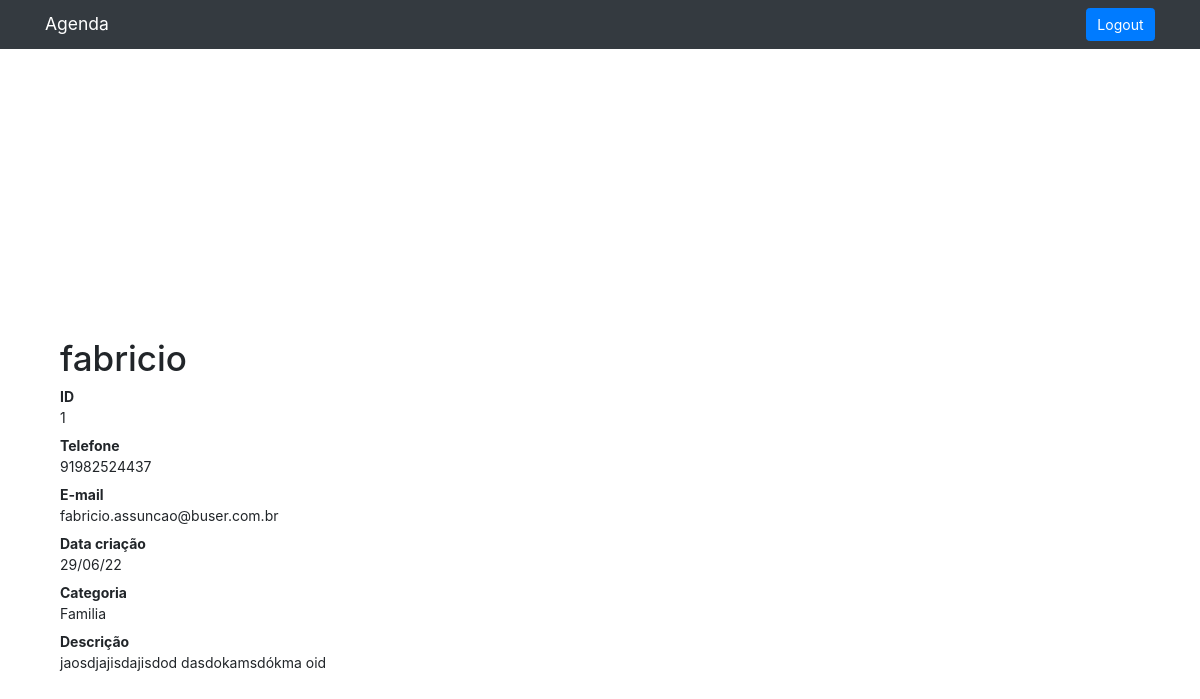
The page /1 (signed in) on the database its author committed.
### contatos/models.py (models this page shows, shortened)
class Contato(models.Model):
    nome = models.CharField(max_length=100)
    sobrenome = models.CharField(max_length=100, blank=True)
    email = models.EmailField(blank=True)
    telefone = models.CharField(max_length=15)
    descricao = models.TextField(blank=True)
    data_criacao = models.DateTimeField(default=timezone.now)
    categoria = models.ForeignKey('Categoria', on_delete=models.DO_NOTHING)
    mostrar = models.BooleanField(default=True)
    foto = models.ImageField(upload_to='fotos/%Y/%m/%d', blank=True)
    usuario = models.ForeignKey(User, on_delete=models.CASCADE)

class Categoria(models.Model):
    nome = models.CharField(max_length=255)
    def __str__(self):
        return self.nome

### contatos/views.py (the view)
# urls.py: path('<int:contato_id>', views.ver_contato, name='ver_contato'),
@login_required(redirect_field_name='login', login_url='/login/')
def ver_contato(request, contato_id):
    if not request.user.is_authenticated:
        raise Http404('Usuário não autenticado.')
    contato = get_object_or_404(Contato, id=contato_id)
    if not contato.mostrar:
        raise Http404()
    return render(request, 'contatos/ver_contato.html', {'contato': contato})

### contatos/templates/contatos/ver_contato.html (shortened to what this page needs)
{% extends 'base.html' %}
{%block conteudo%}
<div class="container">
    <div class="row">
      <div class="col-lg-12">
        <h1 class="mt-5"> {{ contato.nome }} </h1>
        <dl>
          <dt>ID</dt>
          <dd>{{ contato.id }}</dd>
          <dt>Telefone</dt>
          <dd>{{ contato.telefone }}</dd>
          <dt>E-mail</dt>
          <dd>{{ contato.email }}</dd>
          <dt>Data criação</dt>
          <dd>{{ contato.data_criacao|date:'d/m/y' }}</dd>
          <dt>Categoria</dt>
          <dd>{{ contato.categoria }}</dd>
          <dt>Descrição</dt>
          <dd>
            {{ contato.descricao }}
          </dd>
        </dl>
      </div>
    </div>
  </div>
{%endblock%}

### templates/static/css/style.css (style rules this page uses)
html, body { margin: 0; padding: 0; height: 100%; width: 100%; font-family: 'Open Sans', sans-serif; font-size: 14px; color: #333; background-color: #fff; }

### rows shown on the page
Contato: nome "fabricio", id "1", telefone "91982524437", email "fabricio.assuncao@buser.com.br", data_criacao "29/06/22", categoria "Familia", descricao "jaosdjajisdajisdod dasdokamsdókma oid"
